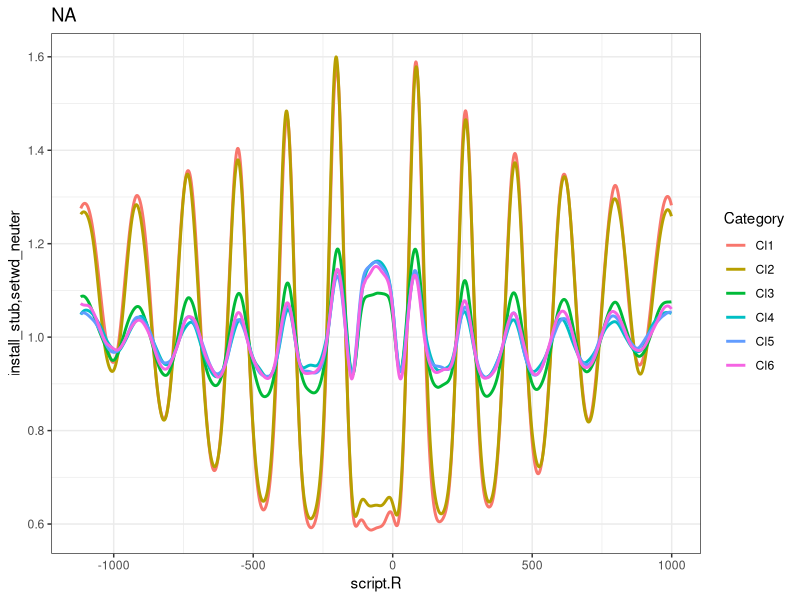

Generate this figure with R:
library(ggplot2)

args <- commandArgs(trailingOnly = TRUE)
output_file <- args[1]            
x_label <- args[2]                  
y_label <- args[3]                 
plot_title <- args[4]    

data <- read.table("data2.tsv", header = FALSE, col.names = c("X", "Y", "Category"))

plot <- ggplot(data, aes(x = X, y = Y, color = Category, group = Category)) +
  geom_line(size = 1) +              
  labs(title = plot_title,            # Use command line for these
       x = x_label,                   
       y = y_label) +                
  theme_bw()

ggsave(output_file, plot = plot, width = 8, height = 6)

